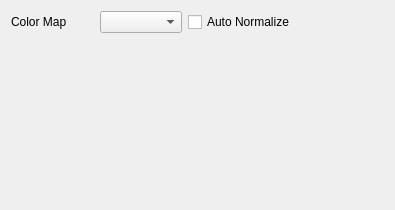
<?xml version="1.0" encoding="UTF-8"?>
<ui version="4.0">
 <class>Form</class>
 <widget class="QWidget" name="Form">
  <property name="geometry">
   <rect>
    <x>0</x>
    <y>0</y>
    <width>395</width>
    <height>210</height>
   </rect>
  </property>
  <property name="minimumSize">
   <size>
    <width>390</width>
    <height>200</height>
   </size>
  </property>
  <property name="maximumSize">
   <size>
    <width>400</width>
    <height>250</height>
   </size>
  </property>
  <property name="windowTitle">
   <string>Colormap &amp; Intensity</string>
  </property>
  <layout class="QGridLayout" name="gridLayout">
   <item row="0" column="0">
    <widget class="QLabel" name="colormap_label">
     <property name="text">
      <string>Color Map</string>
     </property>
    </widget>
   </item>
   <item row="0" column="1">
    <widget class="NoScrollComboBox" name="colormap_combo"/>
   </item>
   <item row="0" column="2">
    <widget class="QCheckBox" name="normalize_check">
     <property name="text">
      <string>Auto Normalize</string>
     </property>
    </widget>
   </item>
   <item row="2" column="0" colspan="4">
    <widget class="QWidget" name="histogram_container" native="true"/>
   </item>
  </layout>
 </widget>
 <customwidgets>
  <customwidget>
   <class>NoScrollComboBox</class>
   <extends>QComboBox</extends>
   <header>pcdswidgets.imaging.common.overwritten_widgets.pcds_combobox</header>
  </customwidget>
 </customwidgets>
 <resources/>
 <connections/>
</ui>
